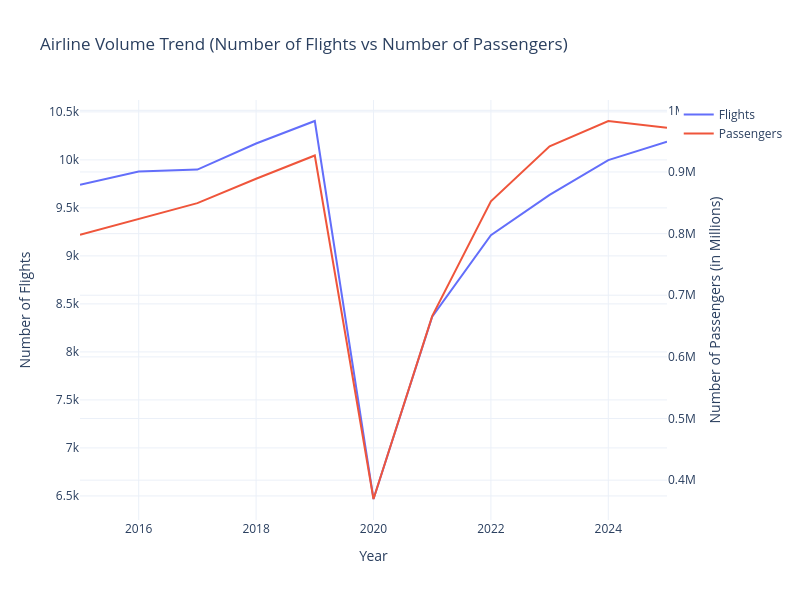

Notebook cell for this chart:
### Code cell
fig = go.Figure()

# First line (left y-axis)
fig.add_trace(go.Scatter(
    x=fvolume['Year'],
    y=fvolume['Departures_count'],
    name='Flights',
    mode='lines'
))

# Second line (right y-axis)
fig.add_trace(go.Scatter(
    x=fvolume['Year'],
    y=fvolume['Passenger_Enplane'],
    name='Passengers',
    mode='lines',
    yaxis='y2'
))

# Layout (this replaces plt + labels + title)
fig.update_layout(
    title='Airline Volume Trend (Number of Flights vs Number of Passengers)',
    xaxis=dict(title='Year'),
    yaxis=dict(title='Number of Flights'),
    yaxis2=dict(
        title='Number of Passengers (in Millions)',
        overlaying='y',
        side='right'
    ),
    width=800,
    height=600,
    template='plotly_white'
)

fig.show()

### Figure 1 — Plotly figure (JSON) as saved in the notebook; plotly's stock layout.template omitted (floating-point values rounded to 4 significant figures)
{"data": [{"mode": "lines", "name": "Flights", "type": "scatter", "x": [2025, 2024, 2023, 2022, 2021, 2020, 2019, 2018, 2017, 2016, 2015], "y": [10189, 9998, 9635, 9216, 8366, 6468, 10405, 10171, 9899, 9879, 9741]}, {"mode": "lines", "name": "Passengers", "type": "scatter", "x": [2025, 2024, 2023, 2022, 2021, 2020, 2019, 2018, 2017, 2016, 2015], "y": [971929, 982710, 941558, 852508, 666157, 369404, 926745, 889023, 849408, 824038, 798221], "yaxis": "y2"}], "layout": {"height": 600, "title": {"text": "Airline Volume Trend (Number of Flights vs Number of Passengers)"}, "width": 800, "xaxis": {"title": {"text": "Year"}}, "yaxis": {"title": {"text": "Number of Flights"}}, "yaxis2": {"overlaying": "y", "side": "right", "title": {"text": "Number of Passengers (in Millions)"}}}}
